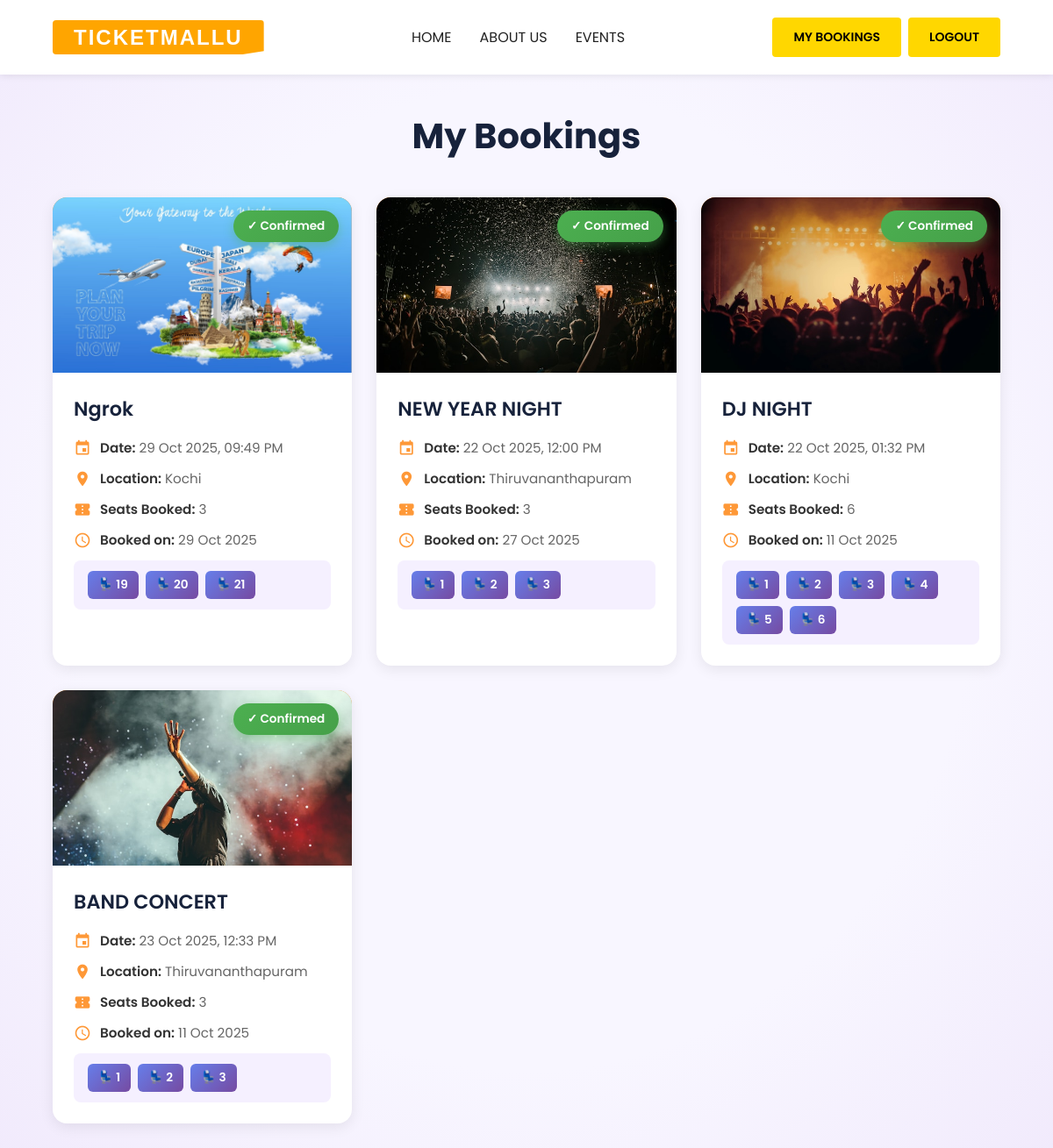
The app's page /booking/booking_list/ (signed in), older data.
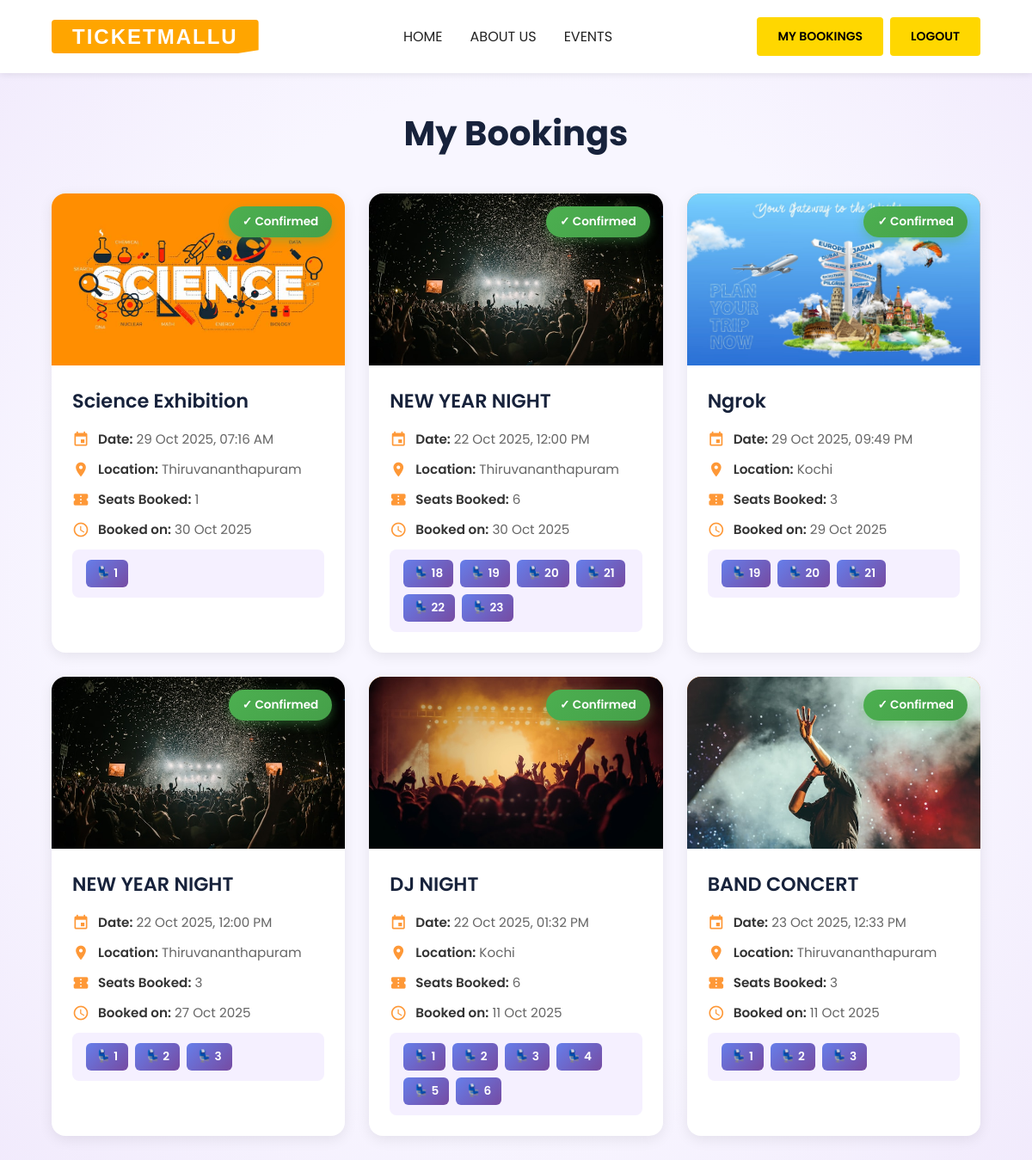
The same page, newer data.
### booking/models.py (models this page shows, shortened)
class Booking(models.Model):
    user = models.ForeignKey(User, on_delete=models.CASCADE)
    event = models.ForeignKey(Event, on_delete=models.CASCADE)
    seats_booked = models.PositiveIntegerField()
    booking_date = models.DateTimeField(auto_now_add=True)

class Seat(models.Model):
    booking = models.ForeignKey('Booking', on_delete=models.CASCADE, related_name='seats')
    seat_number = models.PositiveIntegerField()
    class Meta:
        unique_together = ('booking', 'seat_number')  # Prevent same seat being booked twice

### myapp/models.py (models this page shows, shortened)
class Event(models.Model):
    CATEGORY_CHOICES = [
        ('music', 'Arts and Music'),
        ('industrial', 'Industrial Engineering'),
        ('health', 'Health & Wellness'),
        ('education', 'Education & Training'),
        ('travel', 'Travel & Tourism'),
        ('sports', 'Sports & Travel'),
    ]
    title = models.CharField(max_length=255)
    date = models.DateTimeField()
    location = models.CharField(max_length=255)
    total_seats = models.PositiveIntegerField()
    available_seats = models.PositiveIntegerField()
    price = models.DecimalField(max_digits=10, decimal_places=2, default=0)
    category = models.CharField(max_length=50, choices=CATEGORY_CHOICES, default='music')  # ✅ ADD THIS
    image = models.ImageField(upload_to='event_images/', blank=True, null=True)

### booking/views.py (the view)
# urls.py: path('booking_list/', views.BookingListView.as_view(), name='booking-list'),
class BookingListView(LoginRequiredMixin, APIView):
    login_url = '/login/'
    renderer_classes = [TemplateHTMLRenderer]
    template_name = 'booking_list.html'
    def get(self, request):
        bookings = Booking.objects.filter(user=request.user).order_by('-booking_date')
        return Response({'bookings': bookings})

### booking/templates/booking_list.html (shortened to what this page needs)
{% load static %}
<!DOCTYPE html>
<html lang="en">
<head>
</head>
<body>
    <header>
        <nav>
            <div style="display:flex;align-items:center;gap:12px;">
                <span class="logo" style="font-family:sans-serif;font-weight:900;font-size:24px;letter-spacing:2px;line-height:0.8;text-transform:uppercase;color:#fff;background:linear-gradient(90deg,orange,orange);padding:10px 24px;clip-path:polygon(0 0,100% 0,100% 90%,90% 100%,0 100%);">TicketMallu</span>
            </div>
            <div class="nav-menu" id="navMenu">
                <ul>
                    <li><a href="{% url 'event-list' %}" style="font-family: 'Poppins', sans-serif; font-weight: 400; font-size: 16px;">HOME</a></li>
                    <li><a href="{% url 'event-list' %}#about-us" style="font-family: 'Poppins', sans-serif; font-weight: 400; font-size: 16px;">ABOUT US</a></li>
                    <li><a href="{% url 'event-list' %}#events" style="font-family: 'Poppins', sans-serif; font-weight: 400; font-size: 16px;">EVENTS</a></li>
                </ul>
            </div>
            <div class="nav-actions" id="navActions">
                {% if user.is_authenticated %}
                    {% if not user.is_superuser %}
                        <a href="{% url 'booking-list' %}" class="cta-btn">MY BOOKINGS</a>
                    {% endif %}
                    <a href="{% url 'logout' %}" class="cta-btn">LOGOUT</a>
                {% else %}
                    <a href="{% url 'login' %}" class="cta-btn">LOGIN</a>
                {% endif %}
            </div>
        </nav>
    </header>
    <div class="container">
        <div class="page-header">
            <h1>My Bookings</h1>
        </div>
        {% if bookings %}
        <div class="bookings-grid">
            {% for booking in bookings %}
            <div class="booking-card">
                <div class="booking-card-image">
                    {% if booking.event.image %}
                        <img src="{{ booking.event.image.url }}" alt="{{ booking.event.title }}">
                    {% else %}
                        <div class="default-image">🎫</div>
                    {% endif %}
                    <div class="booking-badge">✓ Confirmed</div>
                </div>
                <div class="booking-card-content">
                    <h3>{{ booking.event.title }}</h3>
                    <div class="booking-info">
                        <div class="info-row">
                            <span class="material-icons">event</span>
                            <span><strong>Date:</strong> {{ booking.event.date|date:"d M Y, h:i A" }}</span>
                        </div>
                        <div class="info-row">
                            <span class="material-icons">location_on</span>
                            <span><strong>Location:</strong> {{ booking.event.location }}</span>
                        </div>
                        <div class="info-row">
                            <span class="material-icons">confirmation_number</span>
                            <span><strong>Seats Booked:</strong> {{ booking.seats_booked }}</span>
                        </div>
                        <div class="info-row">
                            <span class="material-icons">schedule</span>
                            <span><strong>Booked on:</strong> {{ booking.booking_date|date:"d M Y" }}</span>
                        </div>
                    </div>
                    <div class="seats-display">
                        {% for seat in booking.seats.all %}
                            <span class="seat-chip">💺 {{ seat.seat_number }}</span>
                        {% endfor %}
                    </div>
                </div>
            </div>
            {% endfor %}
        </div>
        {% endif %}
    </div>
</body>
</html>

### booking/templates/booking_list.html (style rules this page uses)
* { margin: 0; padding: 0; box-sizing: border-box; }
body { font-family: 'Poppins', sans-serif; background: radial-gradient(ellipse at center, #f8f6ff 60%, #f1eafc 100%); color: #333; min-height: 100vh; }
header { background: #fff; padding: 20px 0; box-shadow: 0 2px 8px rgba(0,0,0,0.08); }
nav { width: 90%; margin: auto; display: flex; justify-content: space-between; align-items: center; }
.logo { font-weight: 700; font-size: 24px; color: #17223b; background: #ffd700; padding: 8px 16px; border-radius: 4px; display: flex; align-items: center; gap: 8px; }
nav ul { display: flex; gap: 32px; list-style: none; margin: 0; padding: 0; align-items: center; }
nav a { color: #222; text-decoration: none; font-weight: 600; font-size: 14px; transition: color 0.3s; }
.nav-menu { display: flex; gap: 32px; align-items: center; }
.nav-actions { display: flex; gap: 8px; align-items: center; }
.cta-btn { background: #ffd700; color: #000; padding: 12px 24px; border-radius: 4px; text-decoration: none; font-weight: 600; transition: all 0.3s ease; }
.container { width: 90%; max-width: 1200px; margin: 40px auto; }
.page-header { text-align: center; margin-bottom: 40px; }
.page-header h1 { font-size: 2.5em; color: #17223b; margin-bottom: 10px; font-weight: 700; }
.bookings-grid { display: grid; grid-template-columns: repeat(auto-fill, minmax(320px, 1fr)); gap: 28px; }
.booking-card { background: white; border-radius: 16px; overflow: hidden; box-shadow: 0 4px 16px rgba(0,0,0,0.08); transition: all 0.3s ease; }
.booking-card-image { width: 100%; height: 200px; overflow: hidden; background: linear-gradient(135deg, #fe9837 0%, #e67f1c 100%); position: relative; }
.booking-card-image img { width: 100%; height: 100%; object-fit: cover; }
.booking-badge { position: absolute; top: 15px; right: 15px; background: linear-gradient(135deg, #4caf50 0%, #45a049 100%); color: white; padding: 8px 16px; border-radius: 20px; font-size: 0.85em; font-weight: 600; box-shadow: 0 4px 12px rgba(76, 175, 80, 0.4); }
.booking-card-content { padding: 24px; }
.booking-card h3 { font-size: 1.4em; color: #17223b; margin-bottom: 16px; font-weight: 600; }
.booking-info { display: flex; flex-direction: column; gap: 12px; }
.info-row { display: flex; align-items: center; gap: 10px; font-size: 0.95em; color: #666; }
.info-row .material-icons { font-size: 20px; color: #fe9837; }
.info-row strong { color: #333; font-weight: 600; }
.seats-display { background: #f5f0ff; padding: 12px 16px; border-radius: 8px; margin-top: 12px; display: flex; flex-wrap: wrap; gap: 8px; }
.seat-chip { background: linear-gradient(135deg, #667eea 0%, #764ba2 100%); color: white; padding: 6px 12px; border-radius: 6px; font-size: 0.85em; font-weight: 600; }

Row changes from the older to the newer data that the page shows:
added Booking: event.image (picture), event "Science Exhibition", event "29 Oct 2025, 07:16 AM", event.location "Thiruvananthapuram", seats_booked "1", booking_date "30 Oct 2025"
added Seat: seat_number "1", shown under "Science Exhibition"
added Booking: event.image (picture), event "NEW YEAR NIGHT", event "22 Oct 2025, 12:00 PM", event.location "Thiruvananthapuram", seats_booked "6", booking_date "30 Oct 2025"
added Seat: seat_number "18", shown under "NEW YEAR NIGHT"
added Seat: seat_number "19", shown under "NEW YEAR NIGHT"
added Seat: seat_number "20", shown under "NEW YEAR NIGHT"
added Seat: seat_number "21", shown under "NEW YEAR NIGHT"
added Seat: seat_number "22", shown under "NEW YEAR NIGHT"
added Seat: seat_number "23", shown under "NEW YEAR NIGHT"
